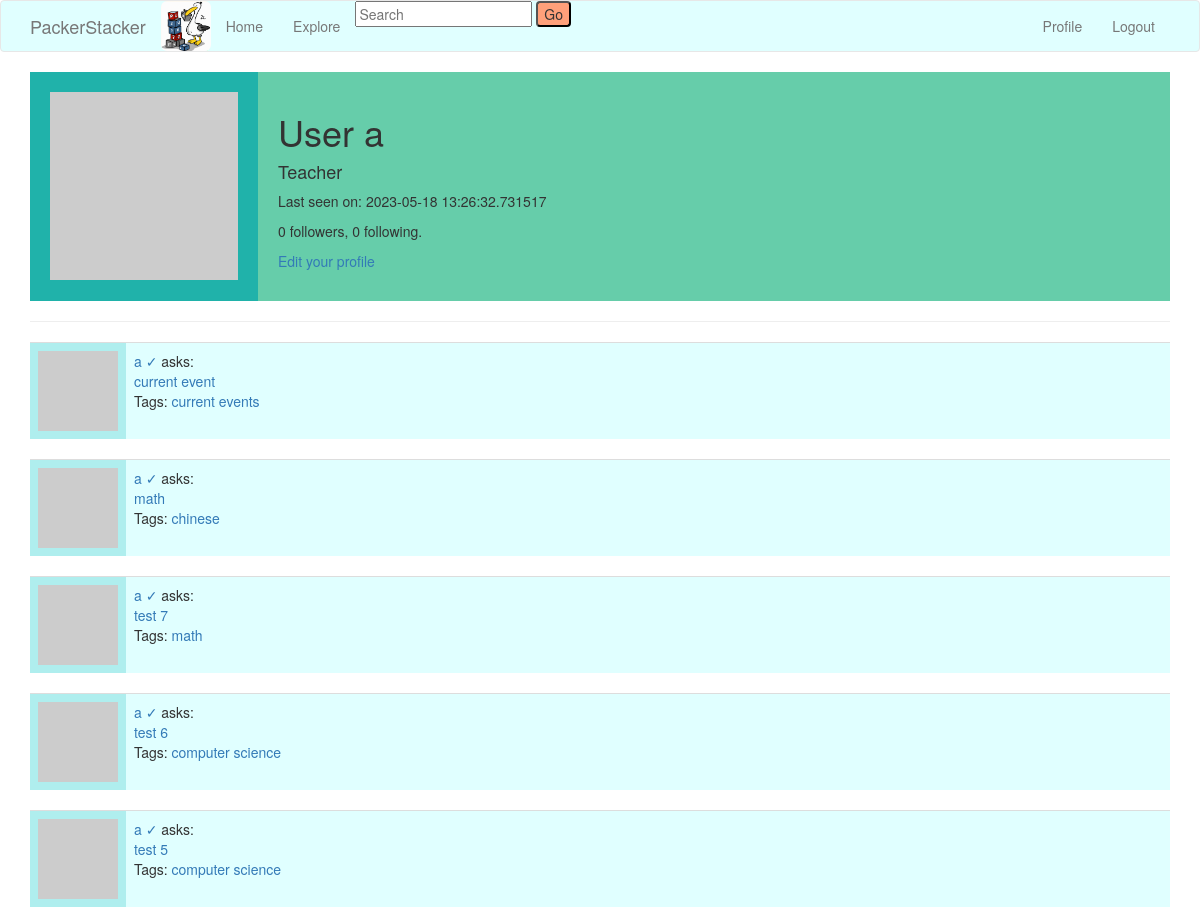
The app's page /user/a (signed in, upper part), older data.
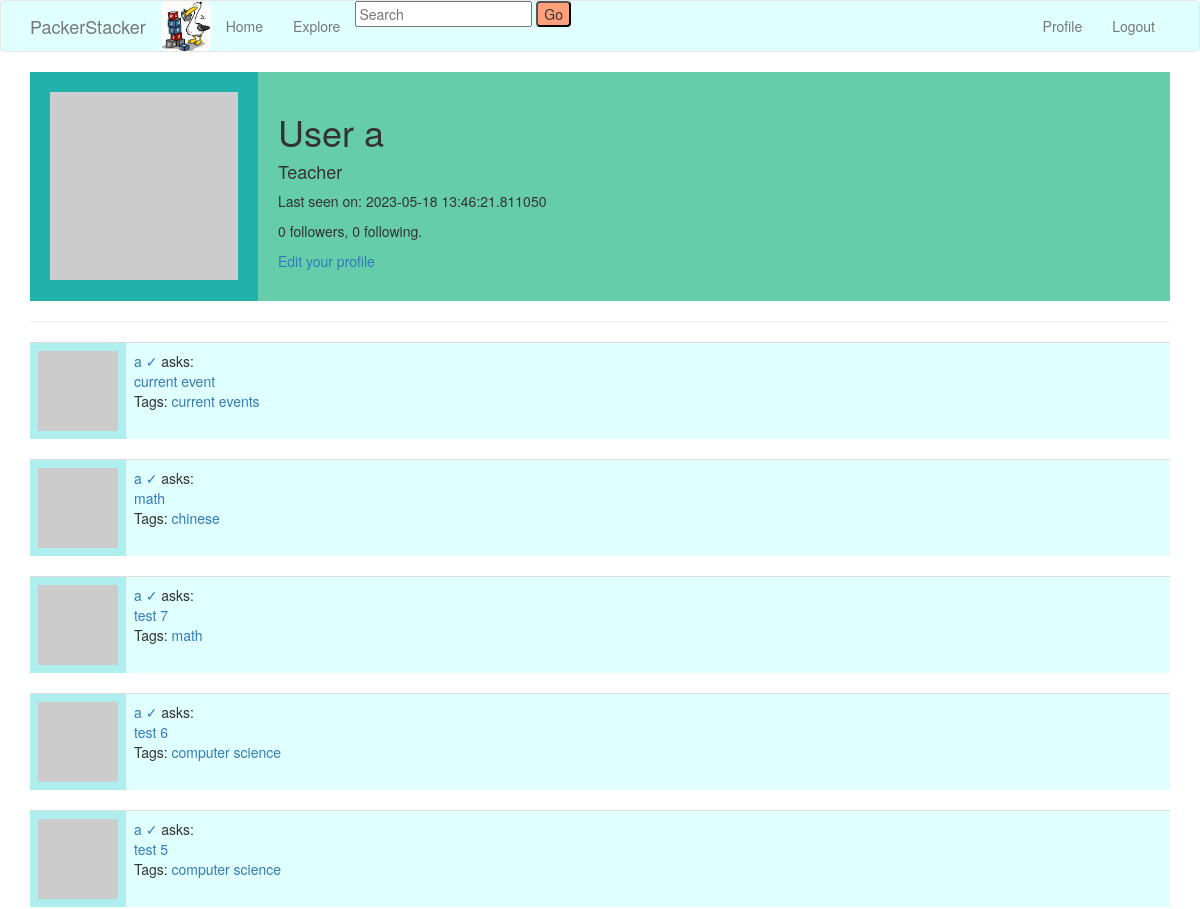
The same page, newer data.
### app/models.py (models this page shows, shortened)
class User(UserMixin, db.Model):
    id = db.Column(db.Integer, primary_key=True)
    username = db.Column(db.String(64), index=True, unique=True)
    email = db.Column(db.String(120), index=True, unique=True)
    password_hash = db.Column(db.String(128))
    questions = db.relationship('Question', backref='author', lazy='dynamic')
    replies = db.relationship('Reply', backref='author', lazy='dynamic')
    about_me = db.Column(db.String(140))
    last_seen = db.Column(db.DateTime, default=datetime.utcnow)
    type = db.Column(db.Boolean())
    def avatar(self, size):
        digest = md5(self.email.lower().encode('utf-8')).hexdigest()
        return 'https://www.gravatar.com/avatar/{}?d=identicon&s={}'.format(digest, size)
    followed = db.relationship(
        'User', secondary=followers,
        primaryjoin=(followers.c.follower_id == id),
        secondaryjoin=(followers.c.followed_id == id),
        backref=db.backref('followers', lazy='dynamic'), lazy='dynamic')

class Question(db.Model):
    id = db.Column(db.Integer, primary_key=True)
    body = db.Column(db.String(1000))
    timestamp = db.Column(db.DateTime, index=True, default=datetime.utcnow)
    user_id = db.Column(db.Integer, db.ForeignKey('user.id'))
    replies = db.relationship('Reply', backref='op', lazy='dynamic')

class Tag(db.Model):
    id = db.Column(db.Integer, primary_key=True)
    name = db.Column(db.String(30), unique=True)
    questions = db.relationship('Question', secondary='question_tag', backref='tags')

### app/routes.py (the view)
@app.route('/user/<username>')
@login_required
def user(username):
    user = User.query.filter_by(username=username).first_or_404()
    page = request.args.get('page', 1, type=int)
    questions = user.questions.order_by(Question.timestamp.desc()).paginate(
        page=page, per_page=app.config['QUESTIONS_PER_PAGE'], error_out=False)
    next_url = url_for('user', username=user.username, page=questions.next_num) \
        if questions.has_next else None
    prev_url = url_for('user', username=user.username, page=questions.prev_num) \
        if questions.has_prev else None
    form = EmptyForm()
    return render_template('user.html', user=user, questions=questions.items,
                           next_url=next_url, prev_url=prev_url, form=form)

### app/forms.py
class EmptyForm(FlaskForm):
    submit = SubmitField('Submit')

### app/models.py (called while the page is built)
@login.user_loader
def load_user(id):
    return User.query.get(int(id))

### app/routes.py (called while the page is built)
@app.before_request
def before_request():
    if current_user.is_authenticated:
        current_user.last_seen = datetime.utcnow()
        db.session.commit()

### app/templates/user.html (shortened to what this page needs)
{% extends "base.html" %}
{% import 'bootstrap/wtf.html' as wtf %}
{% block app_content %}
<div class="">
    <table style="background-color:lightseagreen; width: 100%">
      <tr valign="top">
          <td style="padding:20px" style="width:10%"><img src="{{ user.avatar(128) }}" style="width:100%"></td>
          <td style="background-color:MediumAquaMarine; padding:20px; width:80%">
            <h1>User {{ user.username }}</h1>
            {%if user.type %}<h4>Teacher</h4> {% else %} <p>Student </p>{% endif %}
            {% if user.last_seen %}<p>Last seen on: {{ user.last_seen }}</p>{% endif %}
            <p>{{ user.followers.count() }} followers, {{ user.followed.count() }} following.</p>
            {% if user == current_user %}
            <p><a href="{{ url_for('edit_profile') }}">Edit your profile</a></p>
            {% endif %}
          </td>
        </tr>
    </table>
    <hr>
    {% for question in questions %}
        {% include '_question.html' %}
    {% endfor %}
  </div>
{% endblock %}

### app/templates/base.html (shortened to what this page needs)
{% extends 'bootstrap/base.html' %}
{% block navbar %}
    <nav class="navbar navbar-default" style="background-color:lightCyan">
      <div class="container">
                <div class="navbar-header" style ="height:50px">
                    <img src="static/logo.jpg" class="img-rounded" alt="Packer Stacker" style="height:100%">
                    <a class="navbar-brand" href="{{ url_for('index') }}">PackerStacker</a>
                </div>
                <div class="collapse navbar-collapse" id="bs-example-navbar-collapse-1">
                    <ul class="nav navbar-nav">
                        <li><a href="{{ url_for('index') }}">Home</a></li>
                        <li><a href="{{ url_for('explore') }}">Explore</a></li>
                        <li><form action="{{ url_for('search') }}" method="POST">
    			                   <input type="text" name="search" placeholder="Search">
    			                    <button type="submit" style="background-color:lightsalmon; border-radius: 4px">Go</button></form></li>
                    </ul>
                    <ul class="nav navbar-nav navbar-right">
                        {% if current_user.is_anonymous %}
                        <li><a href="{{ url_for('login') }}">Login</a></li>
                        {% else %}
                        <li><a href="{{ url_for('user', username=current_user.username) }}">Profile</a></li>
                        <li><a href="{{ url_for('logout') }}">Logout</a></li>
                        {% endif %}
                    </ul>
                </div>
            </div>
        </nav>
{% endblock %}
{% block content %}
    <div class="container">
        {% block app_content %}{% endblock %}
    </div>
{% endblock %}

### app/templates/_question.html
<table class="table table-hover" style="background-color:PaleTurquoise">
      <tr>
          <td width="70px">
                  <img src="{{ question.author.avatar(70) }}" />
          </td>
          <td style="width:100%; background-color:lightCyan">
              <a href="{{ url_for('user', username=question.author.username) }}">
                  {{ question.author.username }} {%if question.author.type %} &#x2713 {%endif%}
              </a>
              asks:
              <br>
              <a style="text-decoration: none" href="{{ url_for('question_page', id=question.id) }}">
                {{ question.body }}
              </a>
              <br>
              <p>Tags: {% for tag in question.tags %}
                <a href="{{ url_for('tag_page', id=tag.id) }}">
                  {{ tag.name }}{% if not loop.last %}, {% endif %}{% endfor %}
                </a>
                </p>
          </td>
      </tr>
</table>

Row changes from the older to the newer data that the page shows:
changed User: last_seen "2023-05-18 13:26:32.731517" → "2023-05-18 13:46:21.811050"
